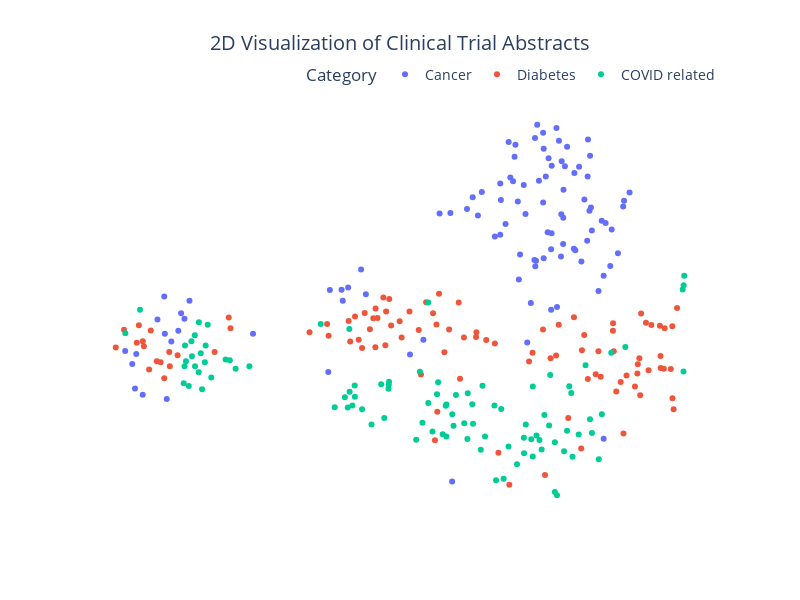

Here is the notebook cell this chart was saved with:
### Code cell
# Create interactive plot with Plotly
fig = px.scatter(df, x='t-SNE Dimension 1', y='t-SNE Dimension 2', color='Label', title='2D Visualization of Clinical Trial Abstracts')

# Update the layout for better aesthetics and remove axis ticks
fig.update_layout(
    title_font_size=20,
    title_x=0.5,
    xaxis_title='',
    yaxis_title='',
    xaxis=dict(showticklabels=False),
    yaxis=dict(showticklabels=False),
    font=dict(size=14),
    plot_bgcolor='rgba(0,0,0,0)',
    paper_bgcolor='rgba(0,0,0,0)',
    autosize=True,
    width=800,
    height=600,
    legend=dict(title="Category", orientation="h", yanchor="bottom", y=1.02, xanchor="right", x=1)
)

# Show the plot
fig.show()

#pio.write_image(fig, 'tsne_visualization.png', scale=3)
